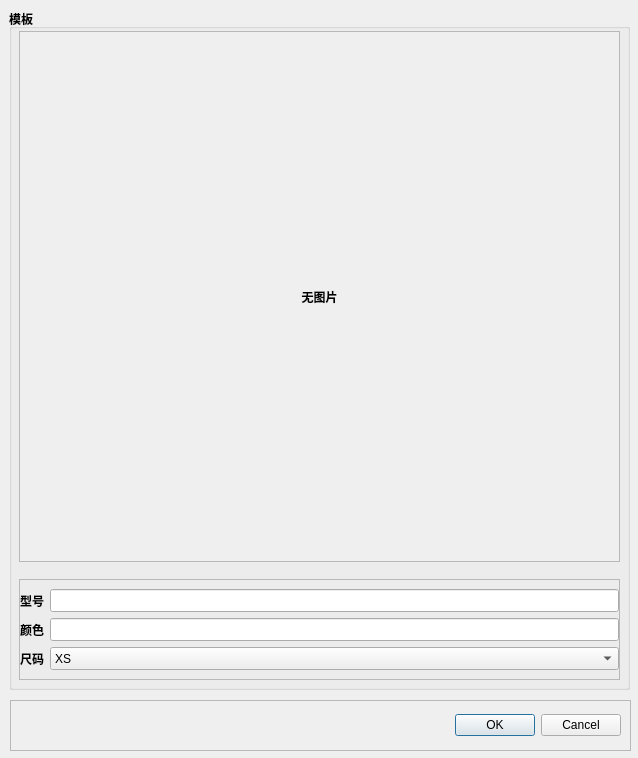
<?xml version="1.0" encoding="UTF-8"?>
<ui version="4.0">
 <class>Dialog</class>
 <widget class="QDialog" name="Dialog">
  <property name="enabled">
   <bool>true</bool>
  </property>
  <property name="geometry">
   <rect>
    <x>0</x>
    <y>0</y>
    <width>638</width>
    <height>758</height>
   </rect>
  </property>
  <property name="sizePolicy">
   <sizepolicy hsizetype="Preferred" vsizetype="Preferred">
    <horstretch>0</horstretch>
    <verstretch>0</verstretch>
   </sizepolicy>
  </property>
  <property name="minimumSize">
   <size>
    <width>638</width>
    <height>758</height>
   </size>
  </property>
  <property name="maximumSize">
   <size>
    <width>638</width>
    <height>758</height>
   </size>
  </property>
  <property name="windowTitle">
   <string>Dialog</string>
  </property>
  <widget class="QGroupBox" name="grpTemp">
   <property name="geometry">
    <rect>
     <x>9</x>
     <y>9</y>
     <width>621</width>
     <height>681</height>
    </rect>
   </property>
   <property name="sizePolicy">
    <sizepolicy hsizetype="Preferred" vsizetype="Preferred">
     <horstretch>0</horstretch>
     <verstretch>0</verstretch>
    </sizepolicy>
   </property>
   <property name="font">
    <font>
     <weight>75</weight>
     <bold>true</bold>
    </font>
   </property>
   <property name="title">
    <string>模板</string>
   </property>
   <widget class="QFrame" name="frame">
    <property name="geometry">
     <rect>
      <x>10</x>
      <y>570</y>
      <width>601</width>
      <height>101</height>
     </rect>
    </property>
    <property name="frameShape">
     <enum>QFrame::StyledPanel</enum>
    </property>
    <property name="frameShadow">
     <enum>QFrame::Raised</enum>
    </property>
    <layout class="QFormLayout" name="formLayout">
     <property name="leftMargin">
      <number>0</number>
     </property>
     <property name="rightMargin">
      <number>0</number>
     </property>
     <item row="0" column="0">
      <widget class="QLabel" name="labModel">
       <property name="sizePolicy">
        <sizepolicy hsizetype="Preferred" vsizetype="Expanding">
         <horstretch>0</horstretch>
         <verstretch>0</verstretch>
        </sizepolicy>
       </property>
       <property name="text">
        <string>型号</string>
       </property>
      </widget>
     </item>
     <item row="0" column="1">
      <widget class="QLineEdit" name="lineEditModel">
       <property name="sizePolicy">
        <sizepolicy hsizetype="Expanding" vsizetype="Expanding">
         <horstretch>0</horstretch>
         <verstretch>0</verstretch>
        </sizepolicy>
       </property>
      </widget>
     </item>
     <item row="1" column="0">
      <widget class="QLabel" name="labColor">
       <property name="sizePolicy">
        <sizepolicy hsizetype="Preferred" vsizetype="Expanding">
         <horstretch>0</horstretch>
         <verstretch>0</verstretch>
        </sizepolicy>
       </property>
       <property name="text">
        <string>颜色</string>
       </property>
      </widget>
     </item>
     <item row="1" column="1">
      <widget class="QLineEdit" name="lineEditColor">
       <property name="sizePolicy">
        <sizepolicy hsizetype="Expanding" vsizetype="Expanding">
         <horstretch>0</horstretch>
         <verstretch>0</verstretch>
        </sizepolicy>
       </property>
      </widget>
     </item>
     <item row="2" column="0">
      <widget class="QLabel" name="labSize">
       <property name="sizePolicy">
        <sizepolicy hsizetype="Preferred" vsizetype="Expanding">
         <horstretch>0</horstretch>
         <verstretch>0</verstretch>
        </sizepolicy>
       </property>
       <property name="text">
        <string>尺码</string>
       </property>
      </widget>
     </item>
     <item row="2" column="1">
      <widget class="QComboBox" name="comboBoxSize">
       <property name="sizePolicy">
        <sizepolicy hsizetype="Preferred" vsizetype="Expanding">
         <horstretch>0</horstretch>
         <verstretch>0</verstretch>
        </sizepolicy>
       </property>
       <property name="font">
        <font>
         <weight>50</weight>
         <bold>false</bold>
        </font>
       </property>
       <property name="layoutDirection">
        <enum>Qt::LeftToRight</enum>
       </property>
       <item>
        <property name="text">
         <string>XS</string>
        </property>
       </item>
       <item>
        <property name="text">
         <string>S</string>
        </property>
       </item>
       <item>
        <property name="text">
         <string>M</string>
        </property>
       </item>
       <item>
        <property name="text">
         <string>L</string>
        </property>
       </item>
       <item>
        <property name="text">
         <string>XL</string>
        </property>
       </item>
       <item>
        <property name="text">
         <string>XXL</string>
        </property>
       </item>
       <item>
        <property name="text">
         <string>XXXL</string>
        </property>
       </item>
      </widget>
     </item>
    </layout>
   </widget>
   <widget class="QScrollArea" name="scrollArea">
    <property name="geometry">
     <rect>
      <x>10</x>
      <y>22</y>
      <width>601</width>
      <height>531</height>
     </rect>
    </property>
    <property name="widgetResizable">
     <bool>true</bool>
    </property>
    <widget class="QWidget" name="scrollAreaWidgetContents">
     <property name="geometry">
      <rect>
       <x>0</x>
       <y>0</y>
       <width>599</width>
       <height>529</height>
      </rect>
     </property>
     <layout class="QVBoxLayout" name="verticalLayout_3">
      <item>
       <widget class="QLabel" name="labTemp">
        <property name="sizePolicy">
         <sizepolicy hsizetype="Preferred" vsizetype="Preferred">
          <horstretch>0</horstretch>
          <verstretch>0</verstretch>
         </sizepolicy>
        </property>
        <property name="text">
         <string>无图片</string>
        </property>
        <property name="alignment">
         <set>Qt::AlignCenter</set>
        </property>
       </widget>
      </item>
     </layout>
    </widget>
   </widget>
  </widget>
  <widget class="QFrame" name="frame_2">
   <property name="geometry">
    <rect>
     <x>10</x>
     <y>700</y>
     <width>621</width>
     <height>51</height>
    </rect>
   </property>
   <property name="sizePolicy">
    <sizepolicy hsizetype="Preferred" vsizetype="Preferred">
     <horstretch>0</horstretch>
     <verstretch>0</verstretch>
    </sizepolicy>
   </property>
   <property name="frameShape">
    <enum>QFrame::StyledPanel</enum>
   </property>
   <property name="frameShadow">
    <enum>QFrame::Raised</enum>
   </property>
   <layout class="QVBoxLayout" name="verticalLayout_2">
    <item>
     <widget class="QDialogButtonBox" name="buttonBox">
      <property name="sizePolicy">
       <sizepolicy hsizetype="Expanding" vsizetype="Fixed">
        <horstretch>0</horstretch>
        <verstretch>0</verstretch>
       </sizepolicy>
      </property>
      <property name="orientation">
       <enum>Qt::Horizontal</enum>
      </property>
      <property name="standardButtons">
       <set>QDialogButtonBox::Cancel|QDialogButtonBox::Ok</set>
      </property>
     </widget>
    </item>
   </layout>
  </widget>
 </widget>
 <resources/>
 <connections>
  <connection>
   <sender>buttonBox</sender>
   <signal>accepted()</signal>
   <receiver>Dialog</receiver>
   <slot>accept()</slot>
   <hints>
    <hint type="sourcelabel">
     <x>248</x>
     <y>254</y>
    </hint>
    <hint type="destinationlabel">
     <x>157</x>
     <y>274</y>
    </hint>
   </hints>
  </connection>
  <connection>
   <sender>buttonBox</sender>
   <signal>rejected()</signal>
   <receiver>Dialog</receiver>
   <slot>reject()</slot>
   <hints>
    <hint type="sourcelabel">
     <x>316</x>
     <y>260</y>
    </hint>
    <hint type="destinationlabel">
     <x>286</x>
     <y>274</y>
    </hint>
   </hints>
  </connection>
 </connections>
</ui>
